Frame 1 (no input): blank canvas, image omitted
Frame 60 (the mouse pressed at the canvas centre just before this capture): blank canvas, image omitted
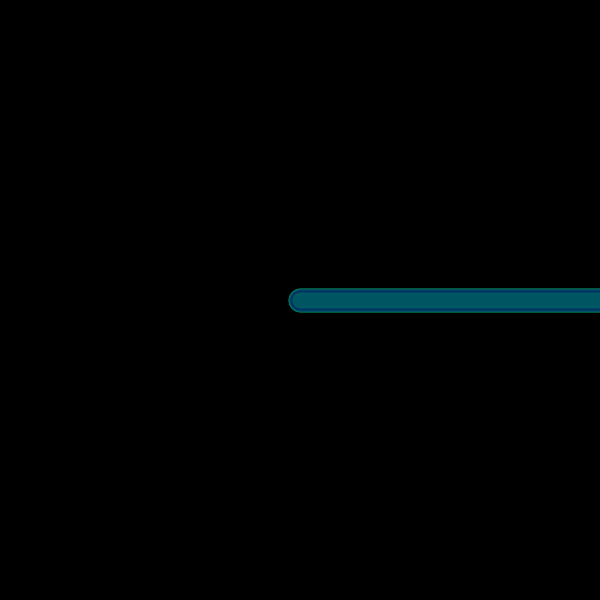
Frame 120 (the mouse held since frame 60 and released just before this capture)

The Processing sketch whose frames 1 and 60 were blank and that drew this single picture after the mouse press (run headless with seeded random() and noise(); from frame 60 on, the mouse is pressed at the canvas centre):

// Processing sketch: processing_46857
// ── processing_46857.pde


void setup (){
  

  
  size (600,600);
 background (0); 
}

void draw (){
  
  smooth ();
  
  if (mousePressed) {
  stroke (0,random(0,255),99,random(25,255));
  strokeWeight (random(0,25));
  line (mouseX,mouseY,600,mouseY);
  
  } 
}
